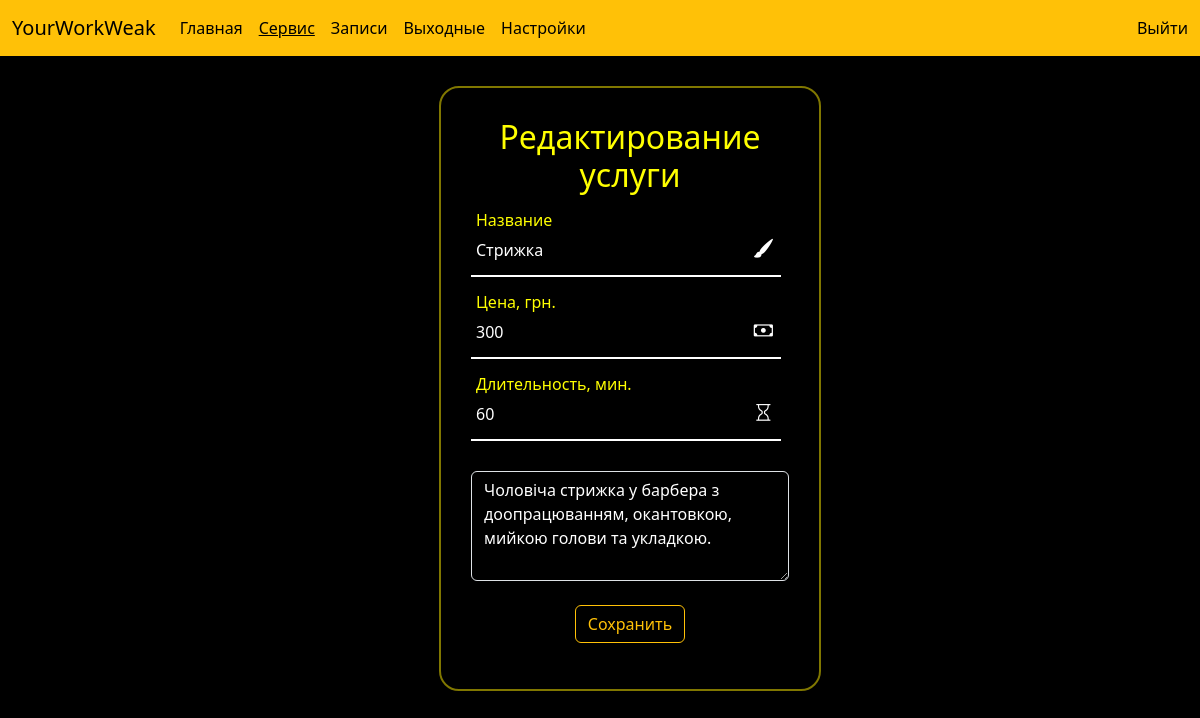
The app's page /services/1/update (signed in) with its own data.
### app/models.py (models this page shows, shortened)
class Service(db.Model):
    id = db.Column(db.Integer, primary_key=True)
    title = db.Column(db.String(50))
    description = db.Column(db.String(140))
    price = db.Column(db.Integer)
    duration = db.Column(db.Interval)
    user_id = db.Column(db.Integer, db.ForeignKey('user.id'))
    records = db.relationship('Record', backref='service', lazy='dynamic')

### app/main/routes.py (the view)
@bp.route('/services/<int:service_id>/update', methods=['POST', 'GET'])
@login_required
def update_service(service_id):
    service = Service.query.get_or_404(service_id)
    if service not in current_user.services:
        abort(401)
    form = ServiceForm()
    if form.validate_on_submit():
        service.title = form.title.data
        service.duration = timedelta(minutes=int(form.duration.data))
        service.price = form.price.data
        service.description = form.description.data
        db.session.commit()
        flash(message='Изменения успешно сохранены', category='success')
        return redirect(url_for('.services'))
    elif request.method == 'GET':
        form.title.data = service.title
        form.description.data = service.description
        form.price.data = service.price
        form.duration.data = service.duration // timedelta(minutes=1)
    return render_template('update_service.html', title='Изменения услуги', form=form)

### app/main/forms.py
class ServiceForm(FlaskForm):
    title = StringField('Название', validators=[DataRequired()])
    description = TextAreaField('Описание', validators=[Length(min=0, max=140)])
    price = StringField('Цена, грн.', validators=[DataRequired()])
    duration = StringField('Длительность, мин.', validators=[DataRequired()])
    submit = SubmitField('Сохранить')

### app/models.py (called while the page is built)
@login.user_loader
def load_user(id):
    return User.query.get(int(id))

### app/templates/update_service.html (shortened to what this page needs)
{% extends 'base.html' %}
{% block app_content %}
<section>
	<div class="form-box">
		<div class="form-value">
			<form action="" method="post">
				<h2>Редактирование<br>услуги</h2>
				<div class="inputbox">
					<i class="bi bi-brush-fill"></i>
					{{ form.title() }}
					{{ form.title.label }}
				</div>
				<div class="inputbox">
					<i class="bi bi-cash"></i>
					{{ form.price() }}
					{{ form.price.label }}
				</div>
				<div class="inputbox">
					<i class="bi bi-hourglass"></i>
					{{ form.duration() }}
					{{ form.duration.label }}
				</div>
				<div class="mb-4">
					{{ form.description(class="form-control bg-black text-white", placeholder="Описание услуги...", cols="30", rows="4") }}
				</div>
				<p class="text-center">{{ form.submit(class="btn btn-outline-warning") }}</p>
			</form>
		</div>
	</div>
</section>
{% endblock app_content %}

### app/static/css/style.css (style rules this page uses)
body { background-color: black; }
h1, h2, i { color: var(--bs-warning); }
h4, p, hr { color: white; }

### app/static/css/form.css (style rules this page uses)
section { display: flex; justify-content: center; align-items: center; width: 100%; margin: 30px; }
.form-box { position: relative; padding: 30px; background: transparent; border: 2px solid rgba(255, 238, 0, 0.5); border-radius: 20px; display: flex; justify-content: center; align-items: center; }
h2 { font-size: 2em; color: yellow; text-align: center; }
.inputbox { position: relative; margin: 30px 0; width: 310px; border-bottom: 2px solid #fff; color: #fff; }
.inputbox label { position: absolute; left: 5px; top: 50%; transform: translateY(-50%); color: yellow; font-size: 1em; pointer-events: none; transition: .5s; }
input:focus~label, input:valid~label, input:-webkit-autofill~label { top: -5px; }
.inputbox input { width: 100%; height: 50px; background: transparent; border: none; outline: none; padding: 0 35px 0 5px; font-size: 1em; color: #fff; }
.inputbox i { position: absolute; right: 8px; color: #fff; font-size: 1.2em; top: 10px; }
::placeholder { color: #fff; font-size: 0.9em; }
textarea::placeholder { color: var(--bs-warning) !important; font-size: 1em; }

### records on screen
Service: title "Стрижка", price "300", duration "60", description "Чоловіча стрижка у барбера з доопрацюванням, окантовкою, мийкою голови та укладкою."
